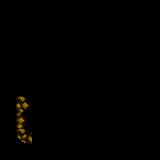

Below is a game level as drawn by its tile map, then a one-line description and the .tmx file that defines it, in full:
An orthogonal 10x10 tile map with 16x16 px tiles, 4 tile layers (regions_input, regions_output, input_Rock, output_Rock).

<map version="1.0" tiledversion="1.1.6" orientation="orthogonal" renderorder="right-down" width="10" height="10" tilewidth="16" tileheight="16" infinite="0" nextobjectid="1">
 <tileset firstgid="1" source="rock-moss-plants-doors.tsx" />
 <layer name="regions_input" width="10" height="10">
  <data encoding="csv">
0,0,0,0,0,0,0,0,0,0,
0,0,0,0,0,0,0,0,0,0,
0,0,0,0,0,0,0,0,0,0,
0,0,0,0,0,0,0,0,0,0,
0,0,0,0,0,0,0,0,0,0,
0,0,0,0,0,0,0,0,0,0,
0,0,0,0,0,0,0,0,0,0,
0,0,0,0,0,0,0,0,0,0,
0,38,0,0,0,0,0,0,0,0,
0,0,0,0,0,0,0,0,0,0
</data>
 </layer>
 <layer name="regions_output" width="10" height="10">
  <data encoding="csv">
0,0,0,0,0,0,0,0,0,0,
0,0,0,0,0,0,0,0,0,0,
0,0,0,0,0,0,0,0,0,0,
0,0,0,0,0,0,0,0,0,0,
0,0,0,0,0,0,0,0,0,0,
0,0,0,0,0,0,0,0,0,0,
0,37,0,0,0,0,0,0,0,0,
0,37,0,0,0,0,0,0,0,0,
0,0,0,0,0,0,0,0,0,0,
0,0,0,0,0,0,0,0,0,0
</data>
 </layer>
 <layer name="input_Rock" width="10" height="10">
  <data encoding="csv">
0,0,0,0,0,0,0,0,0,0,
0,0,0,0,0,0,0,0,0,0,
0,0,0,0,0,0,0,0,0,0,
0,0,0,0,0,0,0,0,0,0,
0,0,0,0,0,0,0,0,0,0,
0,0,0,0,0,0,0,0,0,0,
0,0,0,0,0,0,0,0,0,0,
0,0,0,0,0,0,0,0,0,0,
0,25,0,0,0,0,0,0,0,0,
0,0,0,0,0,0,0,0,0,0
</data>
 </layer>
 <layer name="output_Rock" width="10" height="10">
  <data encoding="csv">
0,0,0,0,0,0,0,0,0,0,
0,0,0,0,0,0,0,0,0,0,
0,0,0,0,0,0,0,0,0,0,
0,0,0,0,0,0,0,0,0,0,
0,0,0,0,0,0,0,0,0,0,
0,0,0,0,0,0,0,0,0,0,
0,9,0,0,0,0,0,0,0,0,
0,17,0,0,0,0,0,0,0,0,
0,0,0,0,0,0,0,0,0,0,
0,0,0,0,0,0,0,0,0,0
</data>
 </layer>
</map>
